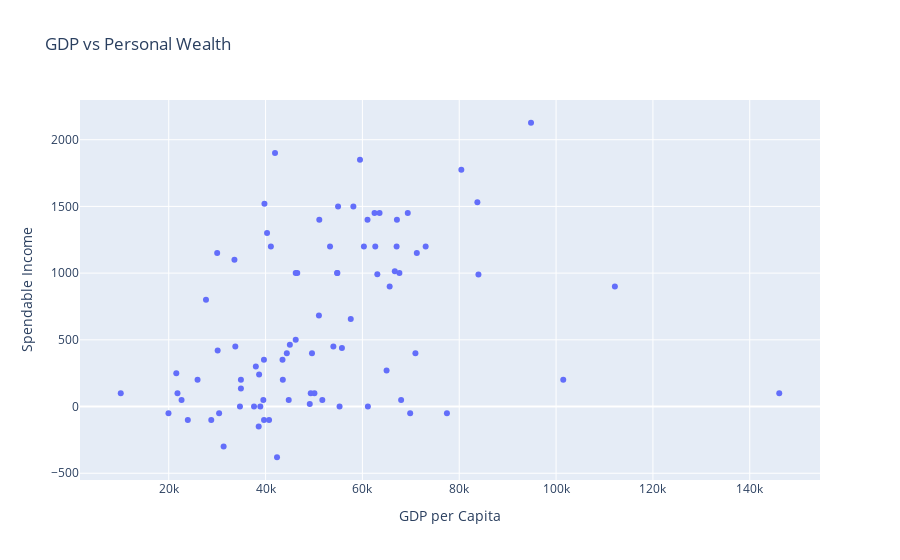

Notebook cell for this chart:
### Markdown cell above
#### 1.5.4 True Personal Wealth vs National Wealth: GDP vs Spendable Income

### Code cell
fig4 = px.scatter(city_data, x = 'GDP per Capita', y = 'Spendable Income', title='GDP vs Personal Wealth', labels= {'GDP per Capita':'GDP per Capita', 'Spendable Income': 'Spendable Income'}, hover_name='City', hover_data= ['Country']) # creating the scatter plot as it's the most suitable to show a relationship between 2 numerical variables
fig4.show()

### Figure 1 — Plotly figure (JSON) as saved in the notebook; plotly's stock layout.template omitted (floating-point values rounded to 4 significant figures)
{"data": [{"customdata": [["Austria"], ["Austria"], ["Belgium"], ["Belgium"], ["Belgium"], ["Belgium"], ["Bulgaria"], ["Bulgaria"], ["Croatia"], ["Croatia"], ["Cyprus"], ["Cyprus"], ["Czechia"], ["Czechia"], ["Denmark"], ["Denmark"], ["Estonia"], ["Finland"], ["Finland"], ["France"], ["France"], ["France"], ["Germany"], ["Germany"], ["Germany"], ["Germany"], ["Germany"], ["Germany"], ["Germany"], ["Germany"], ["Germany"], ["Germany"], ["Greece"], ["Greece"], ["Hungary"], ["Hungary"], ["Hungary"], ["Ireland"], ["Ireland"], ["Italy"], ["Italy"], ["Italy"], ["Italy"], ["Italy"], ["Italy"], ["Latvia"], ["Luxembourg"], ["Malta"], ["Netherlands"], ["Netherlands"], ["Netherlands"], ["Netherlands"], ["Netherlands"], ["Norway"], ["Norway"], ["Norway"], ["Poland"], ["Poland"], ["Poland"], ["Portugal"], ["Portugal"], ["Portugal"], ["Portugal"], ["Romania"], ["Slovak Republic"], ["Slovenia"], ["Spain"], ["Spain"], ["Spain"], ["Spain"], ["Spain"], ["Sweden"], ["Sweden"], ["Sweden"], ["Switzerland"], ["Switzerland"], ["Switzerland"], ["Turkiye"], ["Turkiye"], ["United Kingdom"], ["United Kingdom"], ["United Kingdom"], ["United Kingdom"], ["United Kingdom"]], "hovertemplate": "<b>%{hovertext}</b><br><br>GDP per Capita=%{x}<br>Spendable Income=%{y}<br>Country=%{customdata[0]}<extra></extra>", "hovertext": ["Salzburg", "Vienna", "Antwerp", "Bruges", "Brussels", "Gent", "Dobrich", "Sofia", "Split", "Zagreb", "Lefkosia", "Lemesos", "Ostrava", "Prague", "Copenhagen", "Odense", "Tallinn", "Helsinki", "Tampere", "Lyon", "Paris", "Toulouse", "Berlin", "Cologne", "Dresden", "Dusseldorf", "Frankfurt am Main", "Hamburg", "Hanover", "Leipzig", "Munich", "Stuttgart", "Athens", "Thessaloniki", "Budapest", "Debrecen", "Miskolc", "Cork", "Dublin", "Florence", "Milan", "Naples", "Rome", "Turin", "Venice", "Riga", "Luxembourg", "Malta", "Amsterdam", "Eindhoven", "Rotterdam", "The Hague", "Utrecht", "Bergen", "Oslo", "Stavanger", "Cracow", "Lodz", "Warsaw", "Braga", "Coimbra", "Lisbon", "Porto", "Giroc", "Bratislava", "Ljubljana", "Barcelona", "Madrid", "Malaga", "Seville", "Valencia", "Gothenburg", "Malmo", "Stockholm", "Basel", "Geneva", "Zurich", "Adana", "Ankara", "Edinburgh", "Glasgow", "Leeds", "Liverpool", "London"], "legendgroup": "", "marker": {"color": "#636efa", "symbol": "circle"}, "mode": "markers", "name": "", "orientation": "v", "showlegend": false, "type": "scatter", "x": [66690.0, 55770.0, 57600.0, 63080.0, 62500.0, 53310.0, 10090.0, 43560.0, 21560.0, 38660.0, 34910.0, 34910.0, 30100.0, 65000.0, 63540.0, 40300.0, 49330.0, 59500.0, 41950.0, 46230.0, 65630.0, 46230.0, 46550.0, 60310.0, 39770.0, 71240.0, 69370.0, 61060.0, 54830.0, 41100.0, 83960.0, 67640.0, 38580.0, 23940.0, 49130.0, 22650.0, 21800.0, 146100.0, 101500.0, 55280.0, 61130.0, 25950.0, 50090.0, 43500.0, 39680.0, 39540.0, 112100.0, 44780.0, 73060.0, 62660.0, 54780.0, 54980.0, 67060.0, 51100.0, 67130.0, 58140.0, 40720.0, 37620.0, 67990.0, 28780.0, 30410.0, 42360.0, 31340.0, 34710.0, 77460.0, 51730.0, 45020.0, 51020.0, 27690.0, 30000.0, 33570.0, 49590.0, 44390.0, 70950.0, 94830.0, 83750.0, 80430.0, 19940.0, 38920.0, 54000.0, 39670.0, 37990.0, 33750.0, 69860.0], "xaxis": "x", "y": [1014, 439, 656, 992, 1450, 1200, 100, 200, 250, 240, 136, 200, 420, 270, 1450, 1300, 100, 1850, 1900, 500, 900, 1000, 1000, 1200, 1520, 1150, 1450, 1400, 1000, 1200, 990, 1000, -150, -100, 20, 50, 100, 100, 200, 0, 0, 200, 100, 350, -100, 50, 900, 50, 1200, 1200, 1000, 1500, 1200, 1400, 1400, 1500, -100, 0, 50, -100, -50, -380, -300, 0, -50, 50, 464, 682, 800, 1150, 1100, 400, 400, 400, 2127, 1531, 1774, -50, 0, 450, 350, 300, 450, -50], "yaxis": "y"}], "layout": {"legend": {"tracegroupgap": 0}, "title": {"text": "GDP vs Personal Wealth"}, "xaxis": {"anchor": "y", "domain": [0, 1], "title": {"text": "GDP per Capita"}}, "yaxis": {"anchor": "x", "domain": [0, 1], "title": {"text": "Spendable Income"}}}}
